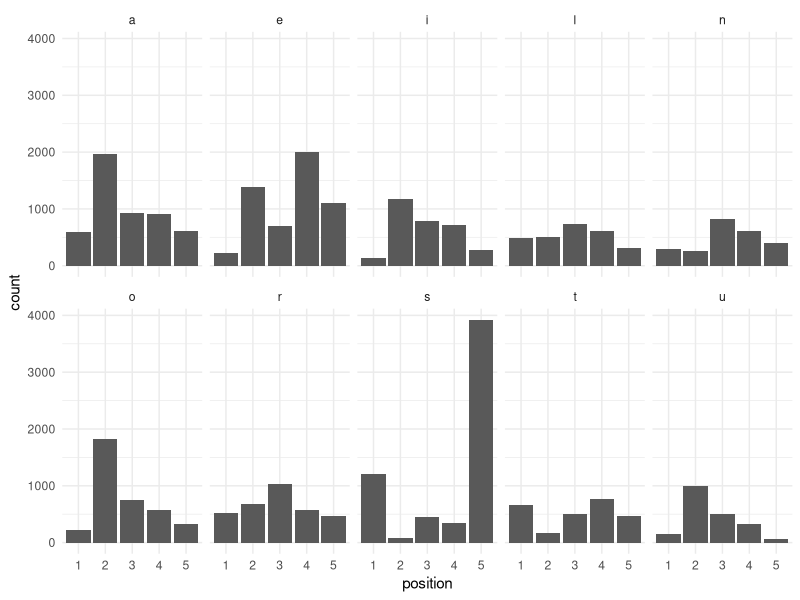

This figure's R source:
## ---- chunk 1
# Load
words = as.data.frame(readLines("assets/wordle/word_list.txt"))
colnames(words) = "word"
## ---- chunk 2
# Libraries
require(tidyverse)
require(stringi)
require(rmarkdown)

# Clean
words = words %>% # We've loaded this from a text file off-screen
  filter(str_length(word) == 5) %>%
  # There's definitely a more efficient way of doing this, but this works for now.
  mutate(a = stri_count_fixed(word, pattern = "a"),
         b = stri_count_fixed(word, pattern = "b"),
         c = stri_count_fixed(word, pattern = "c"),
         d = stri_count_fixed(word, pattern = "d"),
         e = stri_count_fixed(word, pattern = "e"),
         f = stri_count_fixed(word, pattern = "f"),
         g = stri_count_fixed(word, pattern = "g"),
         h = stri_count_fixed(word, pattern = "h"),
         i = stri_count_fixed(word, pattern = "i"),
         j = stri_count_fixed(word, pattern = "j"),
         k = stri_count_fixed(word, pattern = "k"),
         l = stri_count_fixed(word, pattern = "l"),
         m = stri_count_fixed(word, pattern = "m"),
         n = stri_count_fixed(word, pattern = "n"),
         o = stri_count_fixed(word, pattern = "o"),
         p = stri_count_fixed(word, pattern = "p"),
         q = stri_count_fixed(word, pattern = "q"),
         r = stri_count_fixed(word, pattern = "r"),
         s = stri_count_fixed(word, pattern = "s"),
         t = stri_count_fixed(word, pattern = "t"),
         u = stri_count_fixed(word, pattern = "u"),
         v = stri_count_fixed(word, pattern = "v"),
         w = stri_count_fixed(word, pattern = "w"),
         x = stri_count_fixed(word, pattern = "x"),
         y = stri_count_fixed(word, pattern = "y"),
         z = stri_count_fixed(word, pattern = "z"))
## ---- chunk 3
letters = words[-1] %>%
  colSums() %>%
  sort(decreasing = TRUE) %>%
  head(10) %>%
  names()
## ---- chunk 4
sort(letters)
## ---- chunk 5
letters = words[-1] %>%
  colSums() %>%
  sort(decreasing = TRUE)

letters
## ---- chunk 6
letters = words[-1] %>%
  colSums() %>%
  sort(decreasing = TRUE) %>%
  head(11)

letters = letters[names(letters) != "d"] %>%
  names()

letters
## ---- chunk 7
good_words = words %>%
  rowwise() %>%
  mutate(sum = sum(across(all_of(letters)))) %>% # sum of good letters
  ungroup() %>%
  filter(sum == 5) %>% # drop those without a 5
  filter(across(all_of(letters), ~ .x %in% c(1, 0)))  %>% # drop those with more than one of each letter
  select(word)

good_words
## ---- chunk 8
common_pos = words[1] %>%
  separate(col = word, into = c("1", "2", "3", "4", "5"), sep = c(1, 2, 3, 4), remove = FALSE) %>%
  select(-word) %>%
  pivot_longer(everything(), names_to = "position", values_to = "letter") %>%
  group_by(position, letter) %>%
  filter(letter %in% letters) %>%
  summarise(count = n())
## ---- chunk 9
letter_hist = common_pos %>%
  ungroup() %>%
  ggplot(aes(x = position,
             y = count)) +
  facet_wrap(~letter, ncol = 5) +
  geom_col() +
  theme_minimal()

letter_hist
## ---- chunk 10
best_words = good_words %>%
  separate(col = word, into = c("1", "2", "3", "4", "5"), sep = c(1, 2, 3, 4), remove = FALSE) %>%
  filter(grepl("l|r|s|t", `1`),
         grepl("a|l|o|r|u", `2`),
         grepl("a|i|l|n|r|u", `3`),
         grepl("a|e|i|l|n|t", `4`),
         grepl("s|n", `5`))

rmarkdown::paged_table(best_words[1])
## ---- chunk 11
best_combinations = list(first = best_words$word,
               second = best_words$word) %>%
  cross() %>%
  map_df(as_tibble) %>%
  mutate(word = paste(first, second, sep = ""),
         a = stri_count_fixed(word, pattern = "a"),
         e = stri_count_fixed(word, pattern = "e"),
         i = stri_count_fixed(word, pattern = "i"),
         l = stri_count_fixed(word, pattern = "l"),
         n = stri_count_fixed(word, pattern = "n"),
         o = stri_count_fixed(word, pattern = "o"),
         r = stri_count_fixed(word, pattern = "r"),
         s = stri_count_fixed(word, pattern = "s"),
         t = stri_count_fixed(word, pattern = "t"),
         u = stri_count_fixed(word, pattern = "u")) %>%
  filter(across(-c(first, second, word), ~ . == 1)) %>%
  select(first, second)

knitr::kable(best_combinations,
             col.names = c("First Word", "Second Word"))
